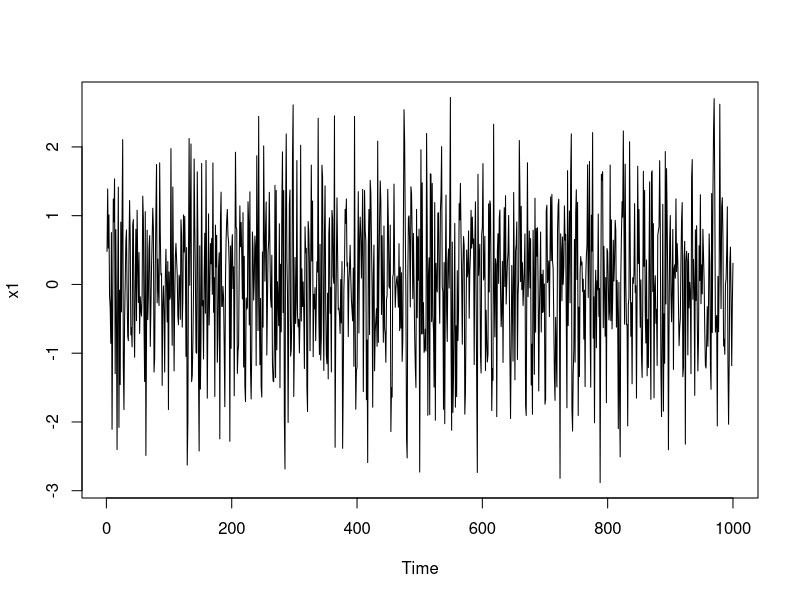
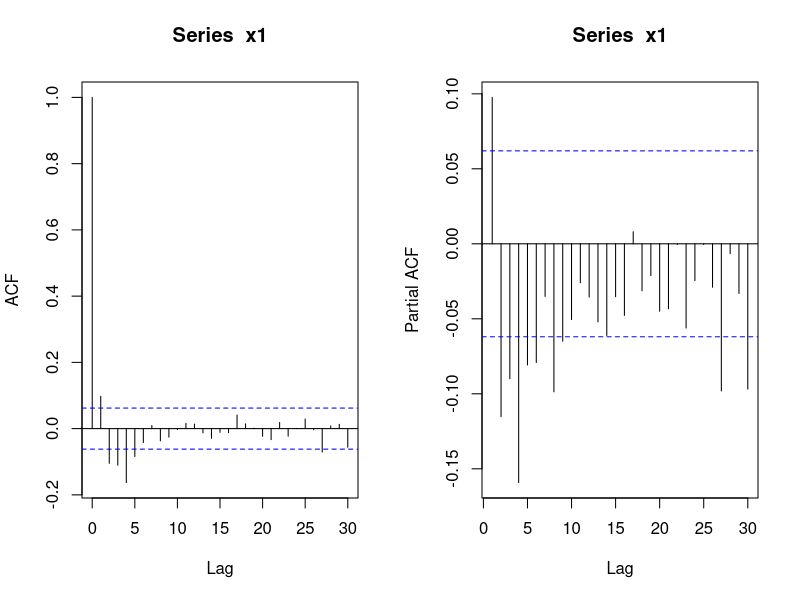
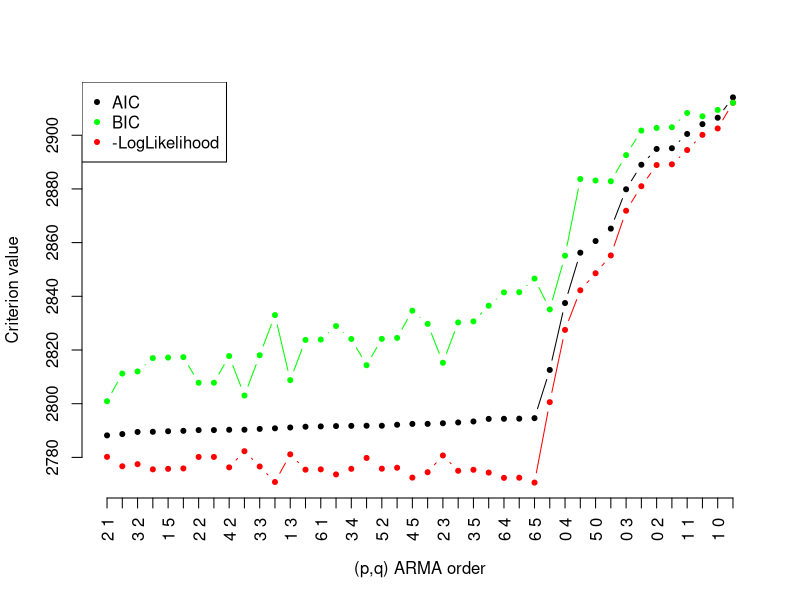
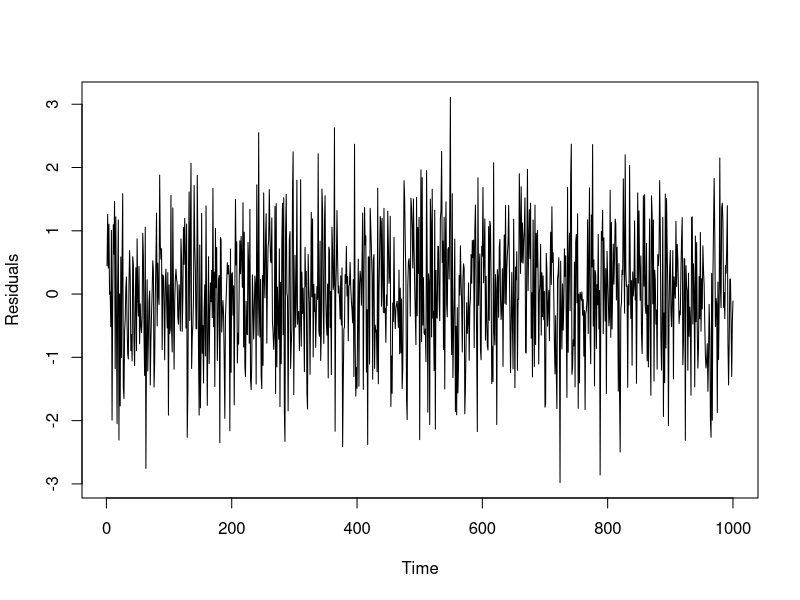
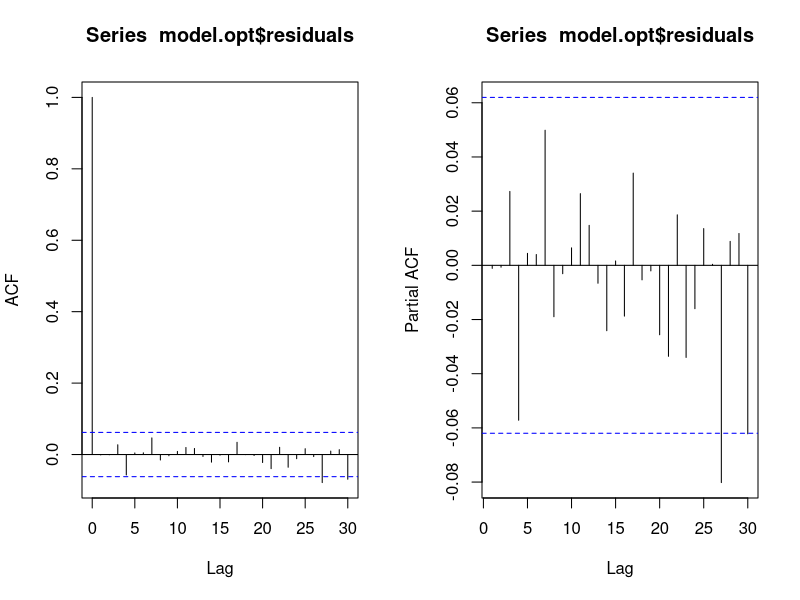
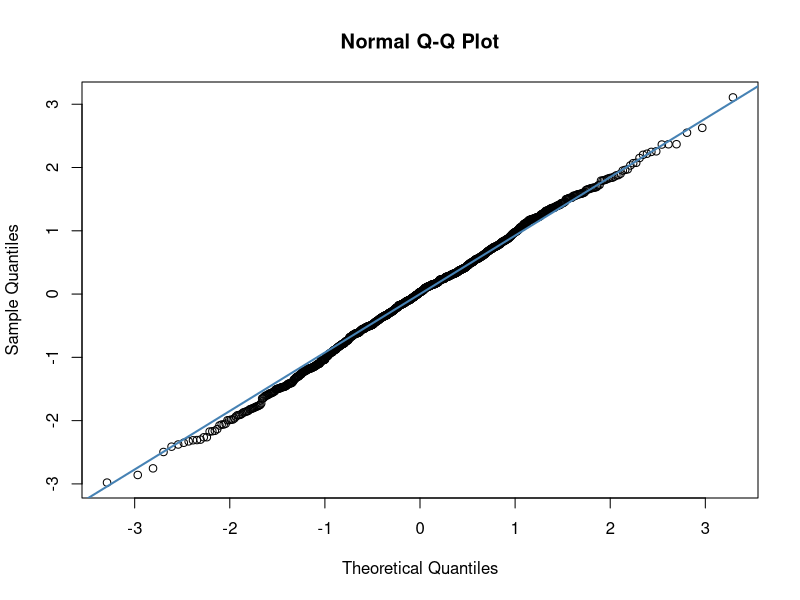
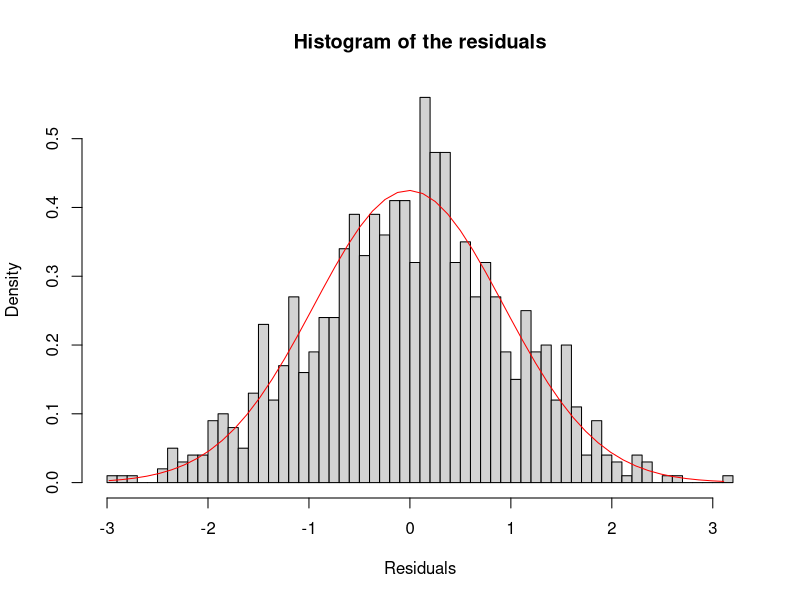
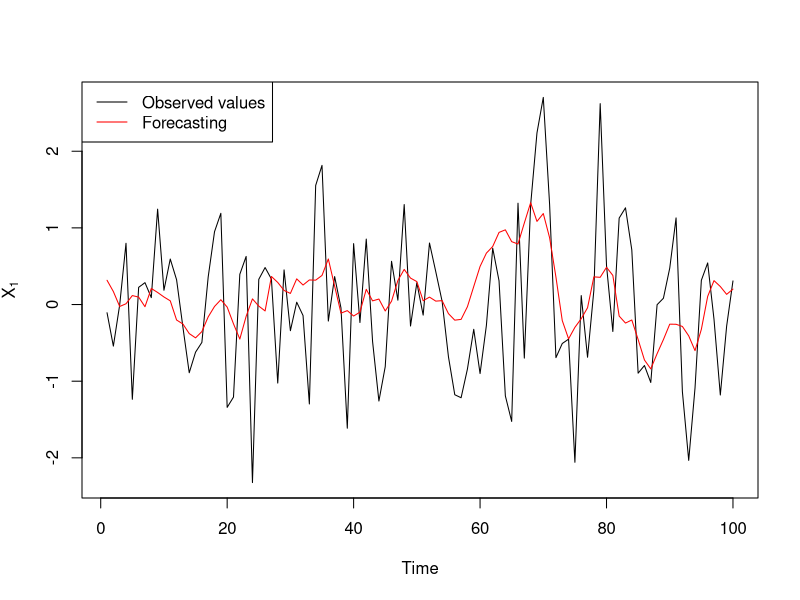

Write the R code that produced these figures, in order.
rm(list=objects())

#### Simulation and representation

set.seed(110) # to ensure reproducible results (fix the seed of the randomness)

n = 1000
sigma = 1
eps = rnorm(n,0,sd=sigma) # innovation of our ARMA processus

ar = c(1,-1/4) # AR orders
ma = c(-1) # MA orders
# Be careful: arima.sim reads the orders when the equation is written in the following way:
# X_t = phi_1*X_t-1 + phi_2*X_t-2 + ... + eps_t + theta_1*eps_t-1 + ...
x1 = arima.sim(n=n, list(ar=ar,ma=ma), innov=eps)

plot(x1)

#### ACF and PACF

par(mfrow=c(1,2)) # 1 line, 2 columns
acf(x1)
pacf(x1)
par(mfrow=c(1,1)) # go back to only one plot per window

# Be careful: ACF starts at lag 0 (even though ACF at lag 0 is ALWAYS 1)
# and PACF at lags 1
qmax = 5 # ACF = 0 for h > 5
pmax = 6 
# PACF goes down the line at lag 7 and becomes higher only once after
# We prefer to have a smaller bound on p so that we do not try so many models afterwards
# If our models are not satisfactory, we could increase p at the end!

#### Model selection

## Creation of the different orders without for loop

ordre = expand.grid(p=c(0:pmax), q=c(0:qmax)) 
# create all pairs of potentials p and q
# matrix of size (length(q)*length(p)) x 2 = 42 x 2
ordre = cbind(ordre[,1], 0, ordre[,2]) 
# add the 0 order for differentiation in the middle, since we did not observe any trend

head(ordre)
dim(ordre)

## Fitting the different models without for loop

# arima function fits an ARIMA model to our data, given the order we gave it
model = apply(ordre, 1, arima, x=x1, method=c("ML"), SSinit=c("Rossignol2011"),
              optim.method="BFGS", include.mean=F) 
# 1 to specifiy that "apply" is by row (2 = by column)
# returns a list of 42 ARIMA models

# We can have a look at one model to understand the output of arima
model[[2]]

## Selection

aic = sapply(model, function(x) {x$aic}) # returns a list containing the 42 AIC
bic = sapply(model, function(x) {-2*x$loglik+log(x$nobs)*length(x$coef)}) # returns a list containing the 42 BIC
like = sapply(model, function(x) {-2*x$loglik}) # returns a list containing the 42 "- log likelihood"

# Understanding in details the following code is not important for the exam. 
# But interesting for those who will continue a bit with stats.
o = order(aic)
# order returns the indices corresponding to sorting the vector in ascending order
# it does not sort the vector! it gives the indices to sort it
# (if you just need to sort, you can use sort(aic) but here we will sort also
# BIC and loglikeklihood with respect ro the AIC order)
# aic[o] is the sorted vector of AIC
# it allows us to sort also BIC and LogLikelihood in the AIC order
plot(aic[o], type='b', pch=20, axes=F, ylim=range(aic,like),
     xlab="(p,q) ARMA order", ylab="Criterion value")
points(like[o], col='red', pch=20, type='b')
points(bic[o], col='green', pch=20, type='b')
axis(1,c(1:length(aic)), paste(ordre[o,1], ordre[o,3]), las=2)
# we change the x axis so that the labels correspond to (p,q) and not the index in the list
axis(2)
legend("topleft", legend=c("AIC","BIC", "-LogLikelihood"), col=c("black", "green", "red"),
       pch=20)

# Chosen model by AIC
ordre.opt = ordre[which.min(aic),]
ordre.opt

# Chosen model by BIC: from the plot we know it is the same than AIC
ordre.opt = ordre[which.min(bic),]
ordre.opt

# we retrieve the model associated to the lowest AIC
model.opt = model[[which.min(aic)]] 
#model.opt = arima(x=x1, order=ordre.opt, method=c("ML"),
#                 SSinit=c("Rossignol2011"),
#                 optim.method="BFGS", include.mean=F)

model.opt
names(model.opt)

## Associated parameters

model.opt$coef # coefficients
model.opt$sigma2 # variance estimation of the innovation/noise
model.opt$var.coef # variance estimation of the estimated coefficients

#### Student test of the coefficients nullity

## pvalue of the Gaussian test (approximation of the Student test for n large)
pvalue = function(model)
{
  2*(1 - pnorm( abs(model$coef) / sqrt(diag(model$var.coef))) )
}

pvalue(model.opt)
# for each coefficient, the p-value is really below 0.05: we significantly reject 
# the null hypothesis, the hypothesis that the coefficient is in fact 0

## Higher orders

# We can test higher orders, to see if we are not missing a coefficient
# Be careful: we can not test both AR and MA higher orders, so we proceed in 2 times

model.opt_pp1 = arima(x=x1, order=ordre.opt+c(1,0,0), method=c("ML"),
                      SSinit=c("Rossignol2011"),
                      optim.method="BFGS", include.mean=F)
pvalue(model.opt_pp1)
# p-value for AR3 coefficient is 0.87: we can not reject the null hypothesis (that the 
# coefficient is null) at 5% (and even higher). It confirms the order 2 for the AR part.

model.opt_qp1 = arima(x=x1, order=ordre.opt+c(0,0,1), method=c("ML"),
                      SSinit=c("Rossignol2011"),
                      optim.method="BFGS", include.mean=F)
pvalue(model.opt_qp1)
# p-value for AR3 coefficient is 0.86: we can not reject the null hypothesis (that the 
# coefficient is null) at 5% (and even higher). It confirms the order 2 for the AR part.

## Lower orders

# Be careful: this is just an illustration for the practical session
# Our coefficient are significant according to the p-value, 
# so there is no need to look for lower orders

model.opt_pm1 = arima(x=x1, order=ordre.opt-c(1,0,0), method=c("ML"),
                      SSinit=c("Rossignol2011"),
                      optim.method="BFGS", include.mean=F)
pvalue(model.opt_pm1)

model.opt_qm1 = arima(x=x1, order=ordre.opt-c(0,0,1), method=c("ML"),
                      SSinit=c("Rossignol2011"),
                      optim.method="BFGS", include.mean=F)
pvalue(model.opt_qm1)

# Their coefficient pass the test, but it was predictable.

#### Residuals analysis

plot(model.opt$residuals, type='l', ylab="Residuals")
# Visually there is no trend and no seasonality.

par(mfrow=c(1,2))
acf(model.opt$residuals)
pacf(model.opt$residuals)
par(mfrow=c(1,1))
# No significant auto-correlations

# If the residuals are truly gaussian distributed, then their empirical quantiles
# should coincide with the theoretical guassian quantiles
qqnorm(model.opt$residuals)
qqline(model.opt$residuals, col = "steelblue", lwd = 2) # to add the x=y line
# Perfect fit of the quantiles

hist(model.opt$residuals, breaks=50, freq=F, xlab="Residuals",
     main="Histogram of the residuals")
x = seq(min(model.opt$residuals),
        max(model.opt$residuals),
        length=50)
lines(x, dnorm(x,mean(model.opt$residuals),model.opt$sigma2), col='red')
# Histogram globally coincides also with the one of the standard Gaussian distribution

#### Box-Pierce test

# In this test we do not want to reject the null hypothesis
# Indeed, the null hypothesis corresponds to the absence of residuals correlation
pvalue_BP = function(model, K)
{
  rho = acf(model$residuals, lag.max=K, plot=F)$acf[-1] # we delete the first term, always = 1
  n = model$nobs
  pval = (1-pchisq(n*sum(rho^2), df=K-length(model$coef)))
  return(pval)
}

pvalue_BP(model.opt, K=10)
pvalue_BP(model.opt, K=20)
# We do not reject H0, with a threshold of 5%
# => Residuals appear to be not correlated, according to this test
# More rigorously, we have no reason to be worried (not rejecting the test does
# not exactly mean that the hypothesis is correct, but that we do not have reason
# to suspect it is not)

# We can test ARMA(2,0) and ARMA(1,1) for the example

pvalue_BP(model.opt_pm1, K=10)
# We reject the hypothesis of non-correlated residuals at order at most 10
pvalue_BP(model.opt_qm1, K=10) 
# We reject the hypothesis of non-correlated residuals at order at most 10

# => missing significant higher orders leads to poor modelisation

#### Forecasting

x1_train = x1[1:900]
x1_test = x1[-c(1:900)]

# we fit the model only on the first 900 observations
model.opt = arima(x=x1_train, order=ordre.opt, method=c("ML"),
                  SSinit=c("Rossignol2011"),
                  optim.method="BFGS", include.mean=F)

# each point X_t is forecasted given the observations until time t-h
forecast = function(model, h)
{
  forecast = array(NA, dim=100)
  for(i in c(900:999)) # for each value to be predicted
  {
    # we apply the formulae with the fitted coefficients (of line 215)
    # but on the observed values! It is just an evaluation
    mod = arima(x=x1[1:(i-h)], order=ordre.opt, fixed=model$coef, include.mean=F)
    # i-899 because forecast is a vector of size 100, from 1 to 100
    forecast[i-899] = tail(predict(mod,n.ahead=h)$pred, 1) 
    # At each time step we predict the value h time later
  }
  return(forecast)
}

prev = forecast(model.opt, h=1) # horizon 1

plot(x1_test, type='l', xlab="Time", ylab=expression(X[1]))
lines(prev, col='red')
legend("topleft", legend=c("Observed values", "Forecasting"), lty=1,
       col=c("black","red"))

prev = lapply(c(1:10), forecast, model=model.opt)
# we make 10 forecasts: horizon 1, 2, ..., 10
# we can compare them and see the influence of the horizon

erreur = sapply(prev, function(x){mean((x-x1_test)^2)})
plot(erreur,type='b', xlab="Horizon", ylab="Mean squared error")
# the error increases with h
# it is consistent since the method is local, highly dependent on previous values